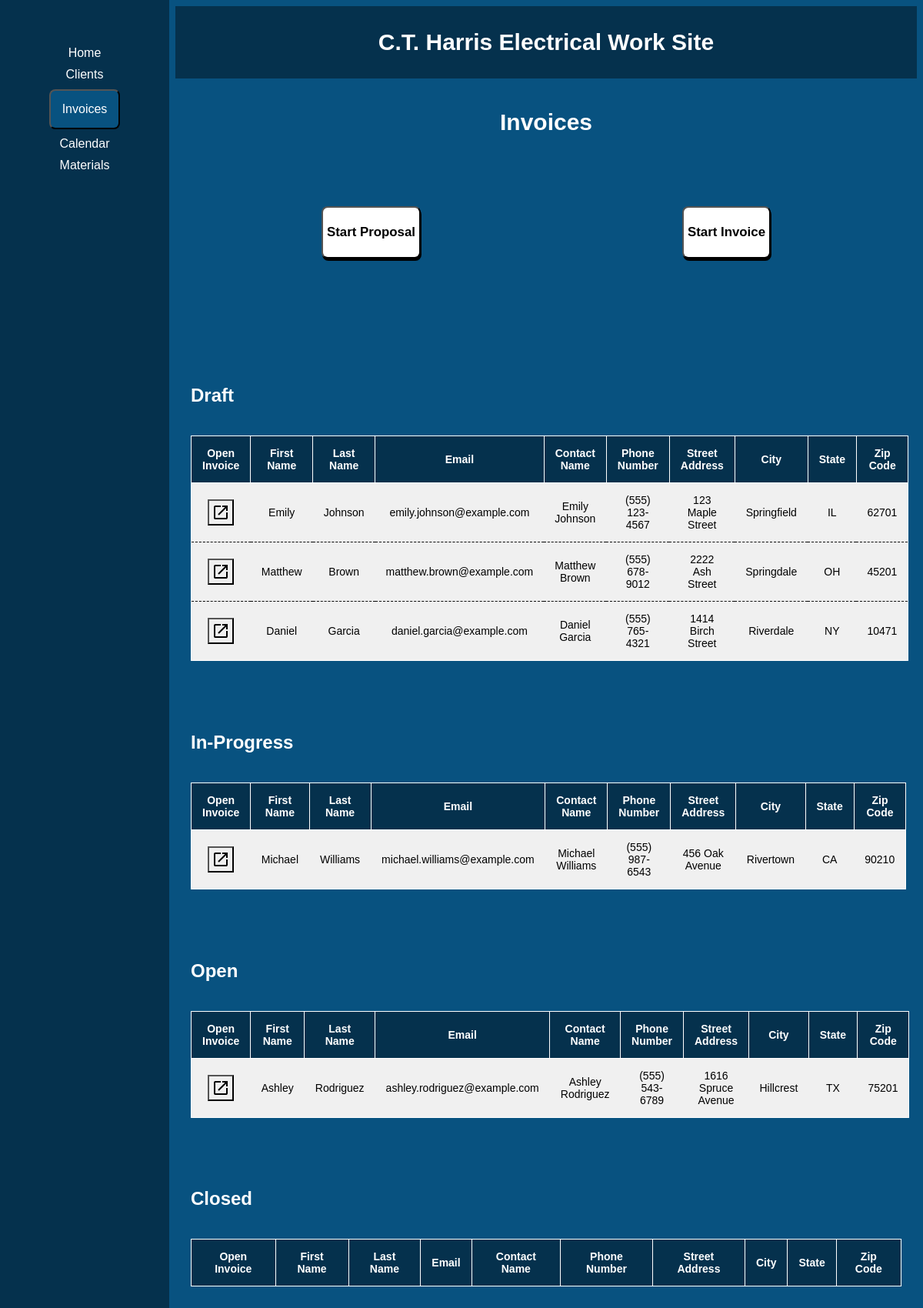
The app's page /invoice/ with its own data.
### core/models.py (models this page shows, shortened)
class Invoice(models.Model):
    class Meta:
        app_label = 'core'
    DRAFT = 'Draft' #Client only
    PROPOSAL = 'Proposal' #Sent Proposals
    OPEN = 'Open' #Sent Invoice (UnPaid)
    CLOSED = 'Closed' #Sent Invoice (Paid)
    INVOICE_STATUS = (
        (DRAFT, 'Draft'), #Client only
        (PROPOSAL, 'Proposal'), #Sent Proposals
        (OPEN, 'Open'), #Sent Invoice (UnPaid)
        (CLOSED, 'Closed'), #Sent Invoice (Paid)
    )
    status = models.CharField(max_length = 10, choices = INVOICE_STATUS, default = 'Draft')
    client = models.ForeignKey(Client, on_delete=models.CASCADE)
    amount = models.DecimalField(max_digits=10, decimal_places=2,null=True)
    date = models.DateField(null=True)
    terms = models.CharField(max_length=100, null=True)
    bill_to_name = models.CharField(max_length=100, null=True)
    bill_to_address = models.CharField(max_length=255, null=True)
    ship_to_name = models.CharField(max_length=100, null=True)
    ship_to_address = models.CharField(max_length=255, null=True)
    quantities = models.IntegerField(null=True)
    price = models.DecimalField(max_digits=10, decimal_places=2, null=True)
    item_description = models.CharField(max_length=255, null=True)
    subtotal = models.DecimalField(max_digits=10, decimal_places=2, null=True)
    tax = models.DecimalField(max_digits=10, decimal_places=2, null=True)
    total = models.DecimalField(max_digits=10, decimal_places=2, null=True)
    balance_due = models.DecimalField(max_digits=10, decimal_places=2, null=True)
    line_items = models.ManyToManyField(to='Material', through='InvoiceMaterial') #custom through model

class Client(models.Model):
    class Meta:
        app_label = 'core'
    FName = models.CharField(max_length=100)
    LName = models.CharField(max_length=100)
    email = models.EmailField()
    contact_name = models.CharField(max_length=100)
    phone_number = models.CharField(max_length=20, blank=True)
    address_street = models.CharField(max_length=255)
    address_city = models.CharField(max_length=100)
    address_state = models.CharField(max_length=100)
    address_zip = models.CharField(max_length=20, blank=True)
    def __str__(self):
        return self.FName +' '+ self.LName

### core/views.py (the view)
# urls.py: path('invoice/', views.invoice_page, name='invoice_page'),
def invoice_page(request):
    invoice = Invoice.objects.all()
    return render(request, 'invoice.html', {'invoices': invoice})

### core/templates/invoice.html (shortened to what this page needs)
{% extends 'base.html' %}
{% block content %}
    <head>
    </head>
    <body>
        <h1>Invoices</h1>
    </body>
    <br><br><br><br>
    <div style='display: flex; justify-content: space-around;'>
        <a href = "{% url 'proposal_form' %}"><button class='Option_Button' ><h3>Start Proposal</h3></button></a>
        <a href = "{% url 'new_invoice' %}"><button class='Option_Button'><h3>Start Invoice</h3></button></a>
    </div>
    <br><br><br><br>
        {% load static %}
            <br><br><br><br>
            <h2>Draft</h2>
            <br>
            <table>
                <thead>
                    <tr>
                        <th>Open Invoice</th>
                        <th>First Name</th>
                        <th>Last Name</th>
                        <th>Email</th>
                        <th>Contact Name</th>
                        <th>Phone Number</th>
                        <th>Street Address</th>
                        <th>City</th>
                        <th>State</th>
                        <th>Zip Code</th>
                    </tr>
                </thead>
                <tbody>
                    {% for invoice in invoices %}
                    {% if invoice.status == 'Draft' %}
                        <tr href="{% url 'invoice_edit' invoice.id %}">
                            <td>
                                <a href= "{% url 'invoice_edit' invoice.id %}" class = 'fill-div'>
                                    <button
                                        class='button_OpenInvoice' style='background-image:url({% static '/Open_In_New_Icon.svg' %}); background-position: center; background-repeat: no-repeat; '>
                                    </button>
                                </a>
                            </td>
                            <td>{{ invoice.client.FName }}</td>
                            <td>{{ invoice.client.LName }}</td>
                            <td>{{ invoice.client.email }}</td>
                            <td>{{ invoice.client }}</td>
                            <td>{{ invoice.client.phone_number }}</td>
                            <td>{{ invoice.client.address_street }}</td>
                            <td>{{ invoice.client.address_city }}</td>
                            <td>{{ invoice.client.address_state }}</td>
                            <td>{{ invoice.client.address_zip }}</td>
                        </tr>
                    {% endif %}
                    {% endfor %}
                </tbody>
            </table>
            <br><br><br><br>
            <h2>In-Progress</h2>
            <br>
            <table>
                <thead>
                    <tr>
                        <th>Open Invoice</th>
                        <th>First Name</th>
                        <th>Last Name</th>
                        <th>Email</th>
                        <th>Contact Name</th>
                        <th>Phone Number</th>
                        <th>Street Address</th>
                        <th>City</th>
                        <th>State</th>
                        <th>Zip Code</th>
                    </tr>
                </thead>
                <tbody>
                    {% for invoice in invoices %}
                    {% if invoice.status == 'Proposal' %}
                        <tr href="{% url 'invoice_edit' invoice.id %}">
                            <td>
                                <a href= "{% url 'invoice_edit' invoice.id %}" class = 'fill-div'>
                                    <button
                                        class='button_OpenInvoice' style='background-image:url({% static '/Open_In_New_Icon.svg' %}); background-position: center; background-repeat: no-repeat; '>
                                    </button>
                                </a>
                            </td>
                            <td>{{ invoice.client.FName }}</td>
                            <td>{{ invoice.client.LName }}</td>
                            <td>{{ invoice.client.email }}</td>
                            <td>{{ invoice.client }}</td>
                            <td>{{ invoice.client.phone_number }}</td>
                            <td>{{ invoice.client.address_street }}</td>
                            <td>{{ invoice.client.address_city }}</td>
                            <td>{{ invoice.client.address_state }}</td>
                            <td>{{ invoice.client.address_zip }}</td>
                        </tr>
                    {% endif %}
                    {% endfor %}
                </tbody>
            </table>
        <br><br><br><br>
        <h2>Open</h2>
        <br>
        <table>
            <thead>
                <tr>
                    <th>Open Invoice</th>
                    <th>First Name</th>
                    <th>Last Name</th>
                    <th>Email</th>
                    <th>Contact Name</th>
                    <th>Phone Number</th>
                    <th>Street Address</th>
                    <th>City</th>
                    <th>State</th>
                    <th>Zip Code</th>
                </tr>
            </thead>
            <tbody>
                {% for invoice in invoices %}
                {% if invoice.status == 'Open' %}
                    <tr>
                        <td>
                            <a href= "{% url 'invoice_edit' invoice.id %}" class = 'fill-div'>
                                <button
                                    class='button_OpenInvoice' style='background-image:url({% static '/Open_In_New_Icon.svg' %}); background-position: center; background-repeat: no-repeat; '>
                                </button>
                            </a>
                        </td>
                        <td>{{ invoice.client.FName }}</td>
                        <td>{{ invoice.client.LName }}</td>
                        <td>{{ invoice.client.email }}</td>
                        <td>{{ invoice.client }}</td>
                        <td>{{ invoice.client.phone_number }}</td>
                        <td>{{ invoice.client.address_street }}</td>
                        <td>{{ invoice.client.address_city }}</td>
                        <td>{{ invoice.client.address_state }}</td>
                        <td>{{ invoice.client.address_zip }}</td>
                    </tr>
                {% endif %}
                {% endfor %}
            </tbody>
        </table>
    <br><br><br><br>
    <h2>Closed</h2>
    <br>
    <table>
        <thead>
            <tr>
                <th>Open Invoice</th>
                <th>First Name</th>
                <th>Last Name</th>
                <th>Email</th>
                <th>Contact Name</th>
                <th>Phone Number</th>
                <th>Street Address</th>
                <th>City</th>
                <th>State</th>
                <th>Zip Code</th>
            </tr>
        </thead>
    </table>
</div>
    {% endblock %}

### core/templates/base.html (style rules this page uses)
body { background-color: rgb(08,82,128); color: white; font-family: sans-serif; }
h1 { color: white; font-size: 30px; font-weight: bold; text-align: center; font-family: sans-serif; }
table { border-collapse: collapse; width:100%; background-color:rgb(05,49,77); border: 1px solid white; }
th,td { padding: 14px; text-align: left; border-bottom: 1px solid white; font-size: 14px; }
th { text-align: center; }
.Option_Button { background-color: White; padding: 5px; color: black; border-radius: 8px; font-size: 90%; box-shadow: 1px 3px #000000; }

### core/templates/invoice.html (style rules this page uses)
td { text-align:center; background-color: #f0f0f0; color: #000000; border-bottom: 1px dashed black; }
th { border-left: 1px solid white; }
.button_OpenInvoice { padding: 15px 15px; font-size: 15px; }

### records on screen
Invoice: client.FName "Emily", client.LName "Johnson", client.email "emily.johnson@example.com", client "Emily Johnson", client.phone_number "(555) 123-4567", client.address_street "123 Maple Street", client.address_city "Springfield", client.address_state "IL", client.address_zip "62701"
Invoice: client.FName "Matthew", client.LName "Brown", client.email "matthew.brown@example.com", client "Matthew Brown", client.phone_number "(555) 678-9012", client.address_street "2222 Ash Street", client.address_city "Springdale", client.address_state "OH", client.address_zip "45201"
Invoice: client.FName "Daniel", client.LName "Garcia", client.email "daniel.garcia@example.com", client "Daniel Garcia", client.phone_number "(555) 765-4321", client.address_street "1414 Birch Street", client.address_city "Riverdale", client.address_state "NY", client.address_zip "10471"
Invoice: client.FName "Michael", client.LName "Williams", client.email "michael.williams@example.com", client "Michael Williams", client.phone_number "(555) 987-6543", client.address_street "456 Oak Avenue", client.address_city "Rivertown", client.address_state "CA", client.address_zip "90210"
Invoice: client.FName "Ashley", client.LName "Rodriguez", client.email "ashley.rodriguez@example.com", client "Ashley Rodriguez", client.phone_number "(555) 543-6789", client.address_street "1616 Spruce Avenue", client.address_city "Hillcrest", client.address_state "TX", client.address_zip "75201"
